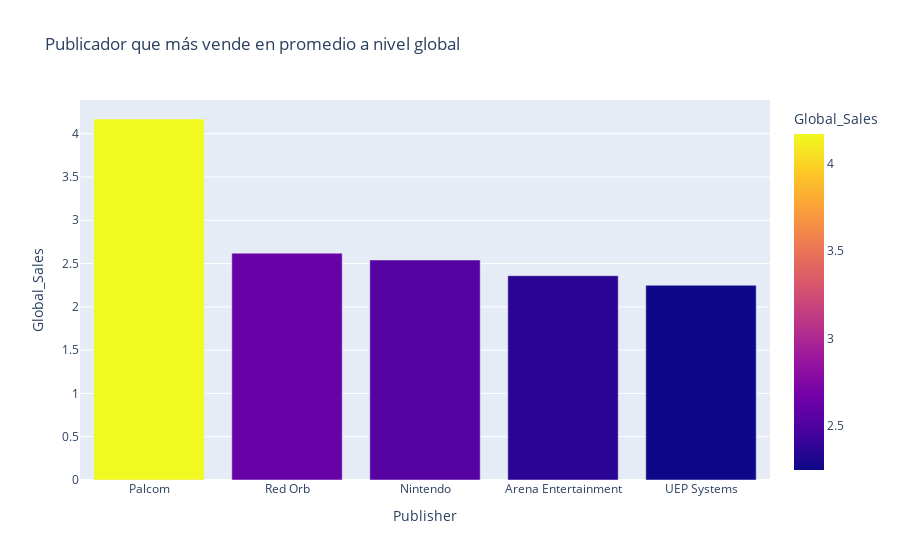

Write notebook code for a chart like this one.
### Markdown cell above
### 6. ¿Cuál es el publicador que más vende en promedio a nivel global?

### Code cell
df_best_publishers = df.loc[:, ['Publisher', 'Global_Sales']].groupby(['Publisher']).mean().sort_values(by='Global_Sales', ascending=False).head(5)
print("RESPUESTA\n", df_best_publishers.head(1))

fig = px.bar(df_best_publishers, x=df_best_publishers.index, y='Global_Sales', color='Global_Sales', title='Publicador que más vende en promedio a nivel global')
fig.show()

### Figure 1 — Plotly figure (JSON) as saved in the notebook; plotly's stock layout.template omitted (floating-point values rounded to 4 significant figures)
{"data": [{"alignmentgroup": "True", "hovertemplate": "Publisher=%{x}<br>Global_Sales=%{marker.color}<extra></extra>", "legendgroup": "", "marker": {"color": [4.17, 2.62, 2.541, 2.36, 2.25], "coloraxis": "coloraxis"}, "name": "", "offsetgroup": "", "orientation": "v", "showlegend": false, "textposition": "auto", "type": "bar", "x": ["Palcom", "Red Orb", "Nintendo", "Arena Entertainment", "UEP Systems"], "xaxis": "x", "y": [4.17, 2.62, 2.541, 2.36, 2.25], "yaxis": "y"}], "layout": {"barmode": "relative", "coloraxis": {"colorbar": {"title": {"text": "Global_Sales"}}, "colorscale": [[0, "#0d0887"], [0.1111, "#46039f"], [0.2222, "#7201a8"], [0.3333, "#9c179e"], [0.4444, "#bd3786"], [0.5556, "#d8576b"], [0.6667, "#ed7953"], [0.7778, "#fb9f3a"], [0.8889, "#fdca26"], [1, "#f0f921"]]}, "legend": {"tracegroupgap": 0}, "title": {"text": "Publicador que más vende en promedio a nivel global"}, "xaxis": {"anchor": "y", "domain": [0, 1], "title": {"text": "Publisher"}}, "yaxis": {"anchor": "x", "domain": [0, 1], "title": {"text": "Global_Sales"}}}}
